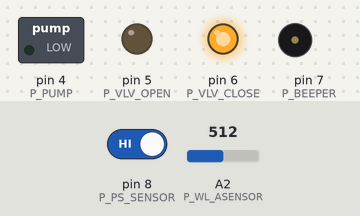
This sketch was run on a simulated Arduino Uno, built with avr-gcc and run on an emulated ATmega328P. On the bench: switched loads named in the sketch (green lamp = pin HIGH), output pins drawn as LEDs (lit = HIGH), buzzer (waves = sounding). The test bench sets the inputs (shaded band); at power-on: pin 8 (P_PS_SENSOR) HIGH, A2 (P_WL_ASENSOR) = 512.

Above: at 0.1 s.
At 60.15 s:
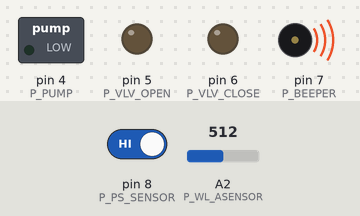
At 120.4 s:
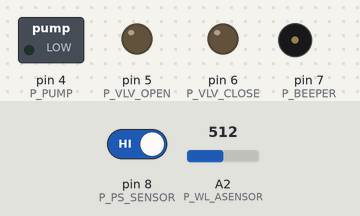
Timing chart, 0 to 121.9 s (numbered marks = the images above):
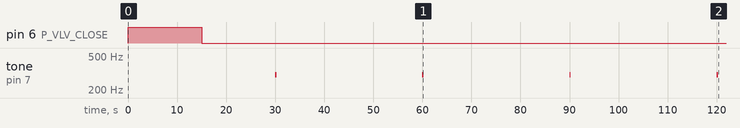

Measured:
- by itself, pin 6 (P_VLV_CLOSE): LOW → HIGH at 0.00 s, → LOW 15.0 s later
- by itself, tone on pin 7 (P_BEEPER): alternates 300 Hz for 0.30 s and silent for 29.7 s

The sketch:

psm.ino
```cpp
/**
 * Water pump station manager
 *
 * Controls water leak sensors, power supply sensor and
 * manages the water pump and water tank filling valve.
 *
 * dr-dobermann, 2018
 *
 * https://github.com/dr-dobermann/ps_manager.git
 */

#include "psm.h"

psm::PSManager psmgr;

void setup() {
    // put your setup code here, to run once:
    Serial.begin(9600);
}

void loop() {
    // put your main code here, to run repeatedly:
    psmgr.exec();
}
```

psm.cpp
```cpp
/**
 * Water pump station manager
 *
 * Controls water leak sensors, power supply sensor and
 * manages the water pump and water tank filling valve.
 *
 * dr-dobermann, 2018
 *
 * https://github.com/dr-dobermann/ps_manager.git
 */

#include "psm.h"

using namespace psm;

/**
 * PSManager initializes the Pump Station Manager
 */
PSManager::PSManager() {

    state = psStart;

    display_deadline = 0;
    check_deadline = 0;
    alarm_deadline = 0;
    toneOn = false;

    pinMode(P_PUMP, OUTPUT);

    pinMode(P_WL_ASENSOR, INPUT);
    pinMode(P_WL_DSENSOR, INPUT);

    pinMode(P_PS_SENSOR, INPUT);

    pinMode(P_VLV_OPEN, OUTPUT);
    pinMode(P_VLV_CLOSE, OUTPUT);

    pinMode(P_BEEPER, OUTPUT);
}
//-------------------------------------------------------------

/**
 * executes the main state loop and
 * dispatches the workflow according the current state
 */
void PSManager::exec() {

    this->display();

    switch ( this->state ) {
        case psStart:
            this->state = this->start();
            break;

        case psRun:
            this->state = this->run();
            break;

        case psValveOperating:
            this->state = this->valveOperating();
            break;
    }
}
//-------------------------------------------------------------

/**
 * starts the psm, closes pump and valve.
*/
PSMState PSManager::start() {

    v_state = vsOpened;

    closeAll();

    return psValveOperating;
}
//-------------------------------------------------------------

PSMState PSManager::run() {

    if ( check_deadline > millis() )
        return psRun;

    PS_Alarm = checkPSError();
    WL_Alarm = checkWLeak();

    setDeadline(PS_Alarm || WL_Alarm ? ERROR_TIMEOUT : NORMAL_TIMEOUT, dtCheck);

    if ( PS_Alarm && closeAll() )
        return psValveOperating;

    if ( WL_Alarm ) {
        if ( closeAll() )
            return psValveOperating;
    } else
        if ( openAll() )
            return psValveOperating;

    return psRun;
}
//-------------------------------------------------------------

PSMState PSManager::valveOperating() {

    if ( check_deadline > millis() )
        return psValveOperating;

    valveControl(vcPowerOff);

    if ( v_state == vsClosing ) {
        v_state = vsClosed;
    }
    else if ( v_state == vsOpening )
        v_state = vsOpened;

    return psRun;
}
//-------------------------------------------------------------

void PSManager::display() {

    if ( WL_Alarm || PS_Alarm )
        this->alarm();
    else
        stopAlarm();

    if ( display_deadline > millis() )
        return;
    setDeadline(NORMAL_TIMEOUT, dtDisplay);


}
//-------------------------------------------------------------

void PSManager::alarm() {
    if ( alarm_deadline > millis() )
        return;
    setDeadline(ALARM_TIMEOUT, dtAlarm);

    tone(P_BEEPER, 300, 300);
    toneOn = true;

    // TODO: send alarm message to MQTT server
}
//-------------------------------------------------------------

void PSManager::stopAlarm() {

    if ( alarm_deadline > millis() )
        return;
    setDeadline(ALARM_TIMEOUT, dtAlarm);
    if ( toneOn ) {
        noTone(P_BEEPER);
        toneOn = false;
    }

    // TODO: send ok message to MQTT server
}
//-------------------------------------------------------------

void PSManager::showStatOnDisplay() {
    // TODO: Show state on display
}
//-------------------------------------------------------------

void PSManager::showStatOnConsole() {

    Serial.println(PS_Alarm ? "!!! Power supply problem encountered" : "Power Supply is ok");
    Serial.println(WL_Alarm ? "!!! Water leak detected" : "No water leak");

    Serial.print("Water valve state: ");
    switch ( v_state ) {
        case vsClosing:
            Serial.println("closing...");
            break;
        case vsClosed:
            Serial.println("clossed");
            break;
        case vsOpening:
            Serial.println("opening...");
            break;
        case vsOpened:
            Serial.println("opened");
            break;
    }
}
//-------------------------------------------------------------

bool PSManager::closeAll() {

    if ( v_state == vsClosing || v_state == vsOpening || v_state == vsClosed )
        return false;

    pumpControl(psm::OFF);
    valveControl(vcOff);

    setDeadline(psm::VALVE_TIMEOUT, dtCheck);

    return true;
}
//-------------------------------------------------------------

bool PSManager::openAll() {

    if ( v_state == vsClosing || v_state == vsOpening || v_state == vsOpened )
        return false;

    pumpControl(psm::ON);
    valveControl(vcOn);

    setDeadline(psm::VALVE_TIMEOUT, dtCheck);

    return true;
}
//-------------------------------------------------------------

void PSManager::pumpControl(bool ctl) {

    digitalWrite(P_PUMP, ctl);
}
//-------------------------------------------------------------

void PSManager::valveControl(ValveControl ctl) {

    switch ( ctl ) {
        case vcOn: // open valve
            digitalWrite(P_VLV_CLOSE, false);
            digitalWrite(P_VLV_OPEN, true);
            v_state = vsOpening;
            break;

        case vcOff: // close valve
            digitalWrite(P_VLV_OPEN, false);
            digitalWrite(P_VLV_CLOSE, true);
            v_state = vsClosing;
            break;

        case vcPowerOff:
            digitalWrite(P_VLV_OPEN, false);
            digitalWrite(P_VLV_CLOSE, false);
            break;
    }
}
//-------------------------------------------------------------

bool PSManager::checkWLeak() {

    return (analogRead(P_WL_ASENSOR) > 500 || digitalRead(P_WL_DSENSOR) == HIGH);
}
//-------------------------------------------------------------

bool PSManager::checkPSError() {

    return (digitalRead(P_PS_SENSOR) == LOW);
}
//-------------------------------------------------------------

void PSManager::setDeadline(uint64_t timeout, DeadlineType dtype) {

    switch (dtype) {
        case dtAlarm:
            alarm_deadline = millis() + timeout;
            break;

        case dtDisplay:
            display_deadline = millis() + timeout;
            break;

        case dtCheck:
            check_deadline = millis() + timeout;
            break;
    }
}
//-------------------------------------------------------------
```

psm.h
```cpp
/**
 * Water pump station manager
 *
 * Controls water leak sensors, power supply sensor and
 * manages the water pump and water tank filling valve.
 *
 * dr-dobermann, 2018
 *
 * https://github.com/dr-dobermann/ps_manager.git
 */

#ifndef __PSM_H__
#define __PSM_H__

#include <Arduino.h>

namespace psm {

    const bool
        ON = true,
        OFF = false;

    // States of the Pump Station Manager
    typedef enum {
        psStart,
        psRun,
        psValveOperating,   // State while valve closing/opening
    } PSMState;

    typedef enum {
        vsOpening,
        vsOpened,
        vsClosing,
        vsClosed
    } ValveState;

    typedef enum {
        vcOff,
        vcOn,
        vcPowerOff,
    } ValveControl;

    const int64_t
        NORMAL_TIMEOUT = 1000,
        ERROR_TIMEOUT  = 10*1000,   // timeout while error state detected
        ALARM_TIMEOUT  = 30*1000,

        // the Valve needs up to 15 secs to open or close
        VALVE_TIMEOUT  = 15*1000;

    typedef enum {
        dtDisplay,
        dtAlarm,
        dtCheck,
    } DeadlineType;

    const uint8_t
        P_PUMP       = 4,    // SSR Water pump Pin
        P_WL_ASENSOR = A2,   // Water leak sensor (Analogue)
        P_WL_DSENSOR = 12,   // Water leak sensor (Digital)
        P_BEEPER     = 7,    // Bepeer
        P_PS_SENSOR  = 8,    // Power Supply sensor
        P_VLV_OPEN   = 5,    // Water valve closing SSR
        P_VLV_CLOSE  = 6;    // Water valve opening SSR

    class PSManager {
        public:
            PSManager();

            void exec();

        private:
            PSMState state;
            ValveState v_state;

            bool PS_Alarm,
                 WL_Alarm;

            bool toneOn;

            uint64_t check_deadline,
                     display_deadline,
                     alarm_deadline;

            // state functions
            PSMState start();
            PSMState run();
            PSMState valveOperating();

            // utility functions
            void setDeadline(uint64_t timeout, DeadlineType dtype);
            bool closeAll();
            bool openAll();

            void pumpControl(bool ctl);
            void valveControl(ValveControl ctl);

            void display();
            void alarm();
            void stopAlarm();

            void showStatOnDisplay();
            void showStatOnConsole();

            // checking functions
            // return true if Water Leak or Power Supply Interrupt are detected
            bool checkWLeak();
            bool checkPSError();

    };  // class PSManager

}; // namespace psm

#endif // __PSM_H__
```
